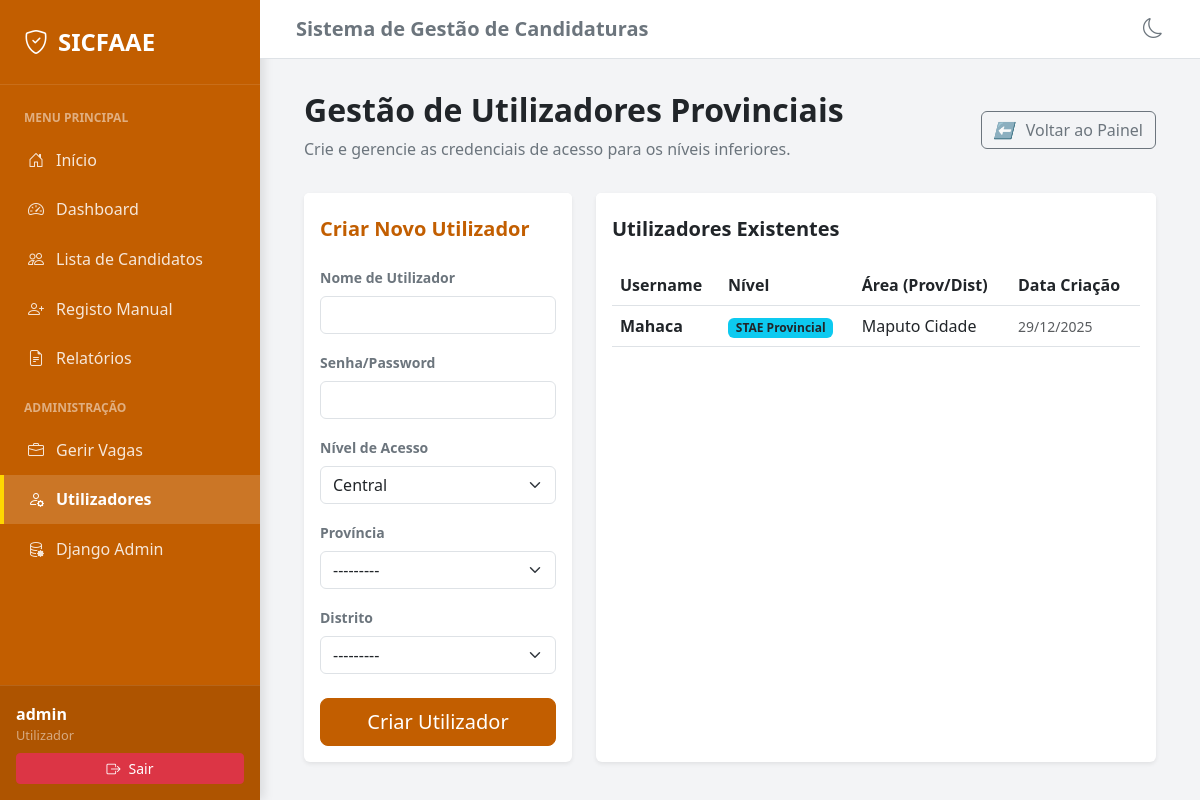
The page /candidaturas/gestao/utilizadores/ (signed in) on the database its author committed.
### candidaturas/models.py (models this page shows, shortened)
class PerfilUtilizador(models.Model):
    class Nivel(models.TextChoices):
        CENTRAL = 'CENTRAL', _('STAE Central')
        PROVINCIAL = 'PROVINCIAL', _('STAE Provincial')
        DISTRITAL = 'DISTRITAL', _('STAE Distrital')
    usuario = models.OneToOneField(
        User,
        on_delete=models.CASCADE,
        related_name='perfil',
        verbose_name=_("Utilizador")
    )
    nivel = models.CharField(
        _("Nível Administrativo"),
        max_length=20,
        choices=Nivel.choices,
        default=Nivel.DISTRITAL
    )
    provincia = models.ForeignKey(
        Provincia,
        on_delete=models.SET_NULL,
        verbose_name=_("Província"),
        related_name='admins_provinciais',
        blank=True,
        null=True,
        help_text=_("Província de responsabilidade (obrigatório para Provincial e Distrital)")
    )
    distrito = models.ForeignKey(
        Distrito,
        on_delete=models.SET_NULL,
        verbose_name=_("Distrito"),
        related_name='admins_distritais',
        blank=True,
        null=True,
        help_text=_("Distrito de responsabilidade (obrigatório para Distrital)")
    )
    data_criacao = models.DateTimeField(auto_now_add=True)
    data_atualizacao = models.DateTimeField(auto_now=True)
    history = HistoricalRecords()
    class Meta:
        verbose_name = _("Perfil de Utilizador")
        verbose_name_plural = _("Perfis de Utilizadores")

class Provincia(models.Model):
    nome = models.CharField(_("Nome da Província"), max_length=100, unique=True)
    latitude = models.FloatField(_("Latitude"), null=True, blank=True)
    longitude = models.FloatField(_("Longitude"), null=True, blank=True)
    def __str__(self):
        return self.nome
    class Meta:
        verbose_name = _("Província")
        verbose_name_plural = _("Províncias")
        ordering = ['nome']

### candidaturas/views.py (the view, shortened to what this page needs)
# urls.py: path('gestao/utilizadores/', views.GerirUtilizadoresView.as_view(), name='gestao_utilizadores'),
class GerirUtilizadoresView(LoginRequiredMixin, generic.CreateView):
    template_name = 'candidaturas/gestao_utilizadores.html'
    form_class = FormularioCriacaoUsuario
    success_url = reverse_lazy('candidaturas:gestao_utilizadores')
    def dispatch(self, request, *args, **kwargs):
        if not request.user.is_authenticated:
            return self.handle_no_permission()
        perfil = obter_perfil_usuario(self.request.user)
        if not request.user.is_superuser:
             if not perfil or perfil.nivel == PerfilUtilizador.Nivel.DISTRITAL:
                 raise PermissionDenied("Não tem permissão para gerir utilizadores.")
        return super().dispatch(request, *args, **kwargs)
    def get_form_kwargs(self):
        kwargs = super().get_form_kwargs()
        kwargs['user'] = self.request.user
        return kwargs
    def get_context_data(self, **kwargs):
        context = super().get_context_data(**kwargs)
        perfil = obter_perfil_usuario(self.request.user)
        if self.request.user.is_superuser or (perfil and perfil.nivel == PerfilUtilizador.Nivel.CENTRAL):
             if self.request.user.is_superuser:
                 context['lista_usuarios'] = PerfilUtilizador.objects.filter(
                     Q(nivel=PerfilUtilizador.Nivel.PROVINCIAL) | Q(nivel=PerfilUtilizador.Nivel.CENTRAL)
                 ).select_related('usuario', 'provincia')
             else:
                 context['lista_usuarios'] = PerfilUtilizador.objects.filter(nivel=PerfilUtilizador.Nivel.PROVINCIAL).select_related('usuario', 'provincia')
             context['titulo_pagina'] = "Gestão de Utilizadores Provinciais"
        elif perfil and perfil.nivel == PerfilUtilizador.Nivel.PROVINCIAL:
             context['lista_usuarios'] = PerfilUtilizador.objects.filter(
                 nivel=PerfilUtilizador.Nivel.DISTRITAL,
                 provincia=perfil.provincia
             ).select_related('usuario', 'distrito')
             context['titulo_pagina'] = f"Gestão de Utilizadores Distritais - {perfil.provincia.nome}"
        context['nivel_usuario'] = obter_exibicao_nivel_usuario(self.request.user)
        return context

### candidaturas/models.py (called while the page is built)
    def __str__(self):
        return f"{self.nome} ({self.provincia.nome})"

### candidaturas/permissions.py (called while the page is built, shortened)
def obter_perfil_usuario(usuario):
    if not usuario.is_authenticated:
        return None
    if usuario.is_superuser:
        return None
    perfil, criado = PerfilUtilizador.objects.get_or_create(usuario=usuario)
    return perfil

def obter_exibicao_nivel_usuario(usuario):
    if usuario.is_superuser:
        return "Superusuário"

### templates/candidaturas/gestao_utilizadores.html (shortened to what this page needs)
{% extends 'candidaturas/base.html' %}
{% block content %}
<div class="row mb-4">
    <div class="col-12 d-flex justify-content-between align-items-center">
        <div>
            <h2 class="fw-bold text-dark">{{ titulo_pagina }}</h2>
            <p class="text-secondary mb-2">Crie e gerencie as credenciais de acesso para os níveis inferiores.</p>
        </div>
        <div>
            <a href="{% url 'candidaturas:painel_controlo' %}" class="btn btn-outline-secondary">
                <i class="me-2">⬅️</i> Voltar ao Painel
            </a>
        </div>
    </div>
</div>
<div class="row">
    <div class="col-md-4">
        <div class="card border-0 shadow-sm">
            <div class="card-header bg-white border-0 pt-4 pb-0">
                <h5 class="fw-bold text-primary">Criar Novo Utilizador</h5>
            </div>
            <div class="card-body">
                <form method="post">
                    {% for field in form %}
                    <div class="mb-3">
                        <label class="form-label small fw-bold text-secondary">{{ field.label }}</label>
                        {{ field }}
                    </div>
                    {% endfor %}
                    <div class="d-grid mt-4">
                        <button type="submit" class="btn btn-primary btn-lg">
                            Criar Utilizador
                        </button>
                    </div>
                </form>
            </div>
        </div>
    </div>
    <div class="col-md-8">
        <div class="card border-0 shadow-sm h-100">
            <div class="card-header bg-white border-0 pt-4 pb-0">
                <h5 class="fw-bold text-dark">Utilizadores Existentes</h5>
            </div>
            <div class="card-body">
                <div class="table-responsive">
                    <table class="table table-hover align-middle">
                        <thead class="bg-light">
                            <tr>
                                <th>Username</th>
                                <th>Nível</th>
                                <th>Área (Prov/Dist)</th>
                                <th>Data Criação</th>
                            </tr>
                        </thead>
                        <tbody>
                            {% for perfil in lista_usuarios %}
                            <tr>
                                <td class="fw-bold">{{ perfil.usuario.username }}</td>
                                <td>
                                    <span class="badge
                                        {% if perfil.nivel == 'PROVINCIAL' %}bg-info text-dark{% endif %}
                                        {% if perfil.nivel == 'DISTRITAL' %}bg-secondary{% endif %}">
                                        {{ perfil.get_nivel_display }}
                                    </span>
                                </td>
                                <td>
                                    {% if perfil.nivel == 'PROVINCIAL' %}
                                    {{ perfil.provincia.nome }}
                                    {% elif perfil.nivel == 'DISTRITAL' %}
                                    {{ perfil.distrito.nome }} ({{ perfil.provincia.nome }})
                                    {% endif %}
                                </td>
                                <td class="text-muted small">{{ perfil.usuario.date_joined|date:"d/m/Y" }}</td>
                            </tr>
                            {% empty %}
                            <tr>
                                <td colspan="4" class="text-center py-5 text-muted">
                                    Nenhum utilizador criado ainda neste nível.
                                </td>
                            </tr>
                            {% endfor %}
                        </tbody>
                    </table>
                </div>
            </div>
        </div>
    </div>
</div>
{% endblock %}

### templates/candidaturas/base.html (shortened to what this page needs)
{% load static %}
<!DOCTYPE html>
<html lang="pt">
<head>
    <link href="https://cdn.jsdelivr.net/npm/bootstrap@5.3.0/dist/css/bootstrap.min.css" rel="stylesheet">
    <link rel="stylesheet" href="https://cdn.jsdelivr.net/npm/bootstrap-icons@1.11.1/font/bootstrap-icons.css">
</head>
<body class="{% if not user.is_authenticated %}public-layout{% endif %}">
    {% if user.is_authenticated %}
    <div id="wrapper">
        <nav id="sidebar-wrapper">
            <div class="sidebar-heading">
                <i class="bi bi-shield-check"></i> SICFAAE
            </div>
            <div class="sidebar-menu nav flex-column">
                <div class="small fw-bold text-uppercase px-4 mb-2 mt-2 text-white-50" style="font-size: 0.75rem;">Menu
                    Principal</div>
                <a href="{% url 'candidaturas:inicio' %}"
                    class="nav-link {% if request.resolver_match.url_name == 'inicio' %}active{% endif %}">
                    <i class="bi bi-house-door"></i> Início
                </a>
                <a href="{% url 'candidaturas:painel_controlo' %}"
                    class="nav-link {% if request.resolver_match.url_name == 'painel_controlo' %}active{% endif %}">
                    <i class="bi bi-speedometer2"></i> Dashboard
                </a>
                <a href="{% url 'candidaturas:lista_verificacao' %}"
                    class="nav-link {% if request.resolver_match.url_name == 'lista_verificacao' %}active{% endif %}">
                    <i class="bi bi-people"></i> Lista de Candidatos
                </a>
                <a href="{% url 'candidaturas:registar_candidatura_manual' %}"
                    class="nav-link {% if request.resolver_match.url_name == 'registar_candidatura_manual' %}active{% endif %}">
                    <i class="bi bi-person-plus"></i> Registo Manual
                </a>
                <a href="{% url 'candidaturas:relatorios' %}"
                    class="nav-link {% if request.resolver_match.url_name == 'relatorios' %}active{% endif %}">
                    <i class="bi bi-file-earmark-text"></i> Relatórios
                </a>
                {% if user.is_superuser or user.perfil.nivel == 'CENTRAL' or user.perfil.nivel == 'PROVINCIAL' %}
                <div class="small fw-bold text-uppercase px-4 mb-2 mt-3 text-white-50" style="font-size: 0.75rem;">
                    Administração</div>
                <a href="/admin/candidaturas/vaga/" target="_blank" class="nav-link">
                    <i class="bi bi-briefcase"></i> Gerir Vagas
                </a>
                <a href="{% url 'candidaturas:gestao_utilizadores' %}"
                    class="nav-link {% if request.resolver_match.url_name == 'gestao_utilizadores' %}active{% endif %}">
                    <i class="bi bi-person-gear"></i> Utilizadores
                </a>
                {% if user.is_superuser %}
                <a href="/admin/" target="_blank" class="nav-link">
                    <i class="bi bi-database-gear"></i> Django Admin
                </a>
                {% endif %}
                {% endif %}
            </div>
            <div class="sidebar-footer">
                <div class="d-flex align-items-center mb-2">
                    <div class="flex-grow-1 text-truncate">
                        <div class="fw-bold">{{ user.first_name|default:user.username }}</div>
                        <div class="small text-white-50" style="font-size: 0.8rem;">
                            {{ user.perfil.get_nivel_display|default:'Utilizador' }}
                        </div>
                    </div>
                </div>
                <form action="{% url 'logout' %}" method="post">
                    <button type="submit"
                        class="btn btn-danger btn-sm w-100 d-flex align-items-center justify-content-center gap-2">
                        <i class="bi bi-box-arrow-right"></i> Sair
                    </button>
                </form>
            </div>
        </nav>
        <div id="page-content-wrapper">
            <nav class="navbar navbar-expand-lg border-bottom sticky-top bg-white">
                <div class="container-fluid">
                    <h5 class="mb-0 text-secondary fw-bold d-none d-md-block">Sistema de Gestão de Candidaturas</h5>
                    <div class="ms-auto d-flex align-items-center gap-3">
                        <button class="btn btn-link text-secondary p-0" id="bd-theme-toggle" title="Alternar Tema">
                            <i id="theme-icon" class="bi bi-moon fs-5"></i>
                        </button>
                    </div>
                </div>
            </nav>
            <div class="content-container">
                <div class="container-fluid">
                        {% endif %}
                        {% block content %}{% endblock %}
                        {% if user.is_authenticated %}
                    </div>
                </div>
            </div>
        </div>
        {% else %}
    </div>
    {% endif %}
</body>
</html>

### templates/candidaturas/base.html (style rules this page uses)
:root { --stae-orange: #C25E00; --stae-green: #198754; --stae-gold: #FFD700; --primary-color: var(--stae-orange); --primary-hover: #A04000; --sidebar-width: 260px; --bs-primary: var(--stae-orange); --bs-primary-rgb: 194, 94, 0; --bs-link-color: var(--stae-orange); --bs-link-hover-color: #A04000; }
body { background-color: #f3f4f6; overflow-x: hidden; font-family: 'Segoe UI', Tahoma, Geneva, Verdana, sans-serif; }
#wrapper { display: flex; width: 100%; height: 100vh; overflow: hidden; }
#sidebar-wrapper { min-width: var(--sidebar-width); max-width: var(--sidebar-width); background-color: var(--primary-color); color: #fff; display: flex; flex-direction: column; transition: all 0.3s ease; box-shadow: 4px 0 10px rgba(0, 0, 0, 0.1); z-index: 1000; }
.sidebar-heading { padding: 1.5rem; font-size: 1.5rem; font-weight: bold; border-bottom: 1px solid rgba(255, 255, 255, 0.1); display: flex; align-items: center; gap: 10px; }
.sidebar-menu { padding-top: 1rem; flex-grow: 1; overflow-y: auto; }
.sidebar-menu .nav-link { color: rgba(255, 255, 255, 0.85); padding: 0.8rem 1.5rem; font-size: 1rem; display: flex; align-items: center; gap: 12px; transition: all 0.2s; border-left: 4px solid transparent; }
.sidebar-menu .nav-link.active { color: #fff; background-color: rgba(255, 255, 255, 0.15); border-left-color: var(--stae-gold); font-weight: 600; }
.sidebar-footer { padding: 1rem; border-top: 1px solid rgba(255, 255, 255, 0.1); background-color: rgba(0, 0, 0, 0.1); }
#page-content-wrapper { width: 100%; overflow-y: auto; display: flex; flex-direction: column; }
.content-container { padding: 2rem; flex-grow: 1; }
.navbar { padding: 0.8rem 1.5rem; }
.btn-primary { background-color: var(--primary-color); border-color: var(--primary-color); }

### rows shown on the page
PerfilUtilizador: usuario.username "Mahaca", nivel "STAE Provincial", provincia.nome "Maputo Cidade", usuario.date_joined "29/12/2025"

### other values the page prints
{{ user.first_name|default:user.username }} "admin"
{{ user.perfil.get_nivel_display|default:'Utilizador' }} "Utilizador"
{{ titulo_pagina }} "Gestão de Utilizadores Provinciais"
{{ field.label }} "Nome de Utilizador" "Senha/Password" "Nível de Acesso" "Província" "Distrito"
